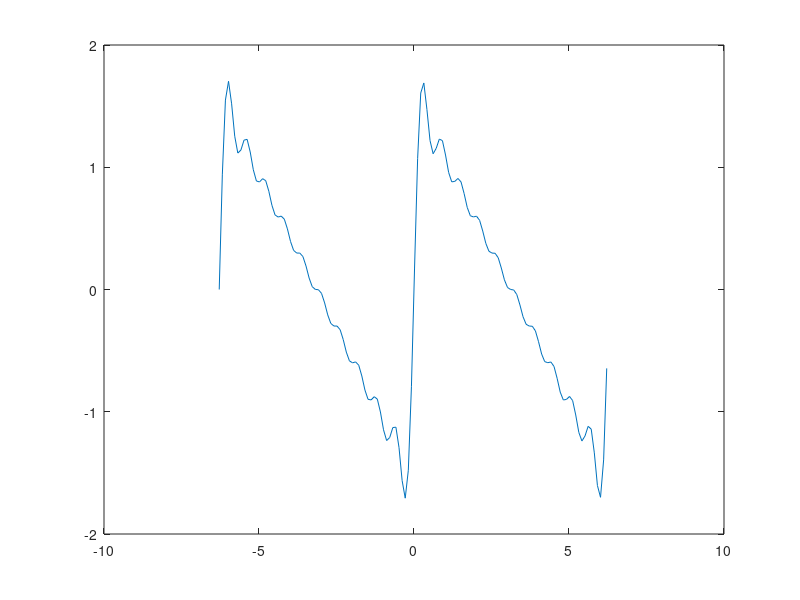

The MATLAB script that drew this image:
function [x, y] = task2 ()
  ## your code here
  x = -2*pi:0.1:2*pi;
  vect = 1:1:10;
  vect2 = 1./vect;
  vect = vect'*x;
  vect = sin(vect);
  y = sum(vect2'.*vect);
  plot(x,y);
endfunction